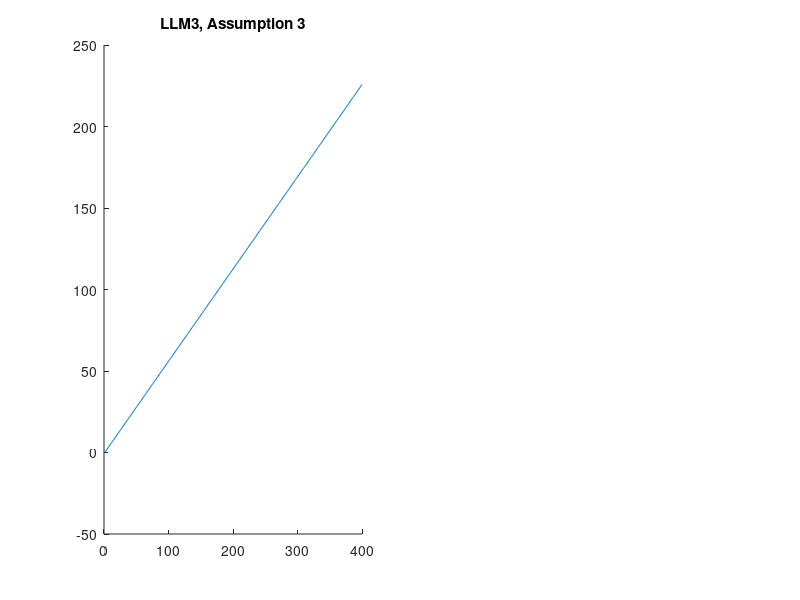

MATLAB code for this plot: (Note: this script raises an error after producing the figure.)
% LLM3 and LLM4

% Calculating Equilibria NPZ Model
% LLM3 and LLM4 ND = 1.5 or 8 or 16; Parameter set I
% Diploma Thesis P.Fuhs (CAU)
% Matlab Student Version V 7.10.0 (R2010a)


clear all;
clc;
clf;

delete('LLM3_diary'); 
diary on;
diary('LLM3_diary');

disp 'Calculation for LLM3 and LLM4'

% how close to zero must an eigenvalue be to consider it zero? 
eig_near_zero = 10^-6;

%how close to zero must a derivative be to consider it zero? 
deriv_near_zero = 0.0001;

exp = 1;
%%%%%%%%%%%%%%%%%%%%%%%%%%%%%%%%%%%%%%%%%%%%%%%%%
% initialize
%%%%%%%%%%%%%%%%%%%%%%%%%%%%%%%%%%%%%%%%%%%%%%%%%

M = NaN(1,400);         % Layer depth from 1 to 400 m, grid = 1m 
for j = 1:400
    M(j)=j;
end; 

% all units as in thesis.
% all domains as in thesis.

% Vector ND values
ND_vector = [1.5, 8, 16];

% Parameter set (experiment I)

mu_par = 2.362;
Phi_P_par = 0.016;
k_par = 0.350;
g_par = 0.743;
eps_par = 3.088;
Phi_Z_par = 0.067;
beta_par = 0.852;
m_r_par = 0.643;
Omega_par = 0.348;
gamma_par = 0.937;

% create helpful result vectors; some of them similar in LLM 3 and 4
% but handled separately for a better overview
% (compare to proof in thesis)

G1_LLM3_vector = NaN(1,400);            G1_LLM4_vector = NaN(1,400);
xi1_LLM3_vector = NaN(1,400);           xi1_LLM4_vector = NaN(1,400);
xi2_LLM3_vector = NaN(1,400);           xi2_LLM4_vector = NaN(1,400);
a1_LLM3_vector = NaN(1,400);            a1_LLM4_vector = NaN(1,400);
b1_LLM3_vector = NaN(1,400);            b1_LLM4_vector = NaN(1,400);
assumption3_LLM3_vector = NaN(1,400);   assumption3_LLM4_vector = NaN(1,400);
N_LLM3_vector = NaN(1,400);             N_LLM4_vector = NaN(1,400);
dotN_LLM3_vector = NaN(1,400);          dotN_LLM4_vector = NaN(1,400);
P_LLM3_vector = NaN(1,400);             P_LLM4_vector = NaN(1,400);
dotP_LLM3_vector = NaN(1,400);          dotP_LLM4_vector = NaN(1,400);
Z_LLM3_vector = NaN(1,400);             Z_LLM4_vector = NaN(1,400);
dotZ_LLM3_vector = NaN(1,400);          dotZ_LLM4_vector = NaN(1,400);
u_LLM3_vector = NaN(1,400);             u_LLM4_vector = NaN(1,400);
G_LLM3_vector = NaN(1,400);             G_LLM4_vector = NaN(1,400);
FN_LLM3_vector = NaN(1,400);            FN_LLM4_vector = NaN(1,400);
stable_LLM3_vector = NaN(1,400);        stable_LLM4_vector = NaN(1,400);

LLM3_countNotifications = 0;
LLM4_countNotifications = 0;

% Create tables with results:
%
% 2 x 3  tables: ND = 1.5,8,16 for LLM3, LLM4
%
% table names: I_NDValue_LLM3_table, e.g.I_8_LLM3_table (same with LLM4)
% 1 in table names refers to ND=1.5
% lines in result matrices:
% line 1: M
% line 2: ND
% line 3: G1
% line 4: xi1
% line 5: xi2
% line 6: a1
% line 7: b1
% line 8: assumption1
% line 9: N
% line 10: dotN
% line 11: P
% line 12: dotP
% line 13: Z
% line 14: dotZ
% line 15: u
% line 16: G
% line 17: FN
% line 18: Stability
%%%%%%%%%%%%%%%%%%%%%%%

I_1_LLM3_table = NaN(18,400);   I_1_LLM4_table = NaN(18,400);
I_8_LLM3_table = NaN(18,400);   I_8_LLM4_table = NaN(18,400);
I_16_LLM3_table = NaN(18,400);  I_16_LLM4_table = NaN(18,400);

% fill in M(j), ND
   
for j = 1:400
    
    I_1_LLM3_table(1,j) = M(j);             I_1_LLM4_table(1,j) = M(j);
    I_1_LLM3_table(2,j) = ND_vector(1);     I_1_LLM4_table(2,j) = ND_vector(1);
    I_8_LLM3_table(1,j) = M(j);             I_8_LLM4_table(1,j) = M(j); 
    I_8_LLM3_table(2,j) = ND_vector(2);     I_8_LLM4_table(2,j) = ND_vector(2);
    I_16_LLM3_table(1,j) = M(j);            I_16_LLM4_table(1,j) = M(j);
    I_16_LLM3_table(2,j) = ND_vector(3);    I_16_LLM4_table(2,j) = ND_vector(3);
    
end; % for j = 1:400 initialize result tables 
            
%%%%%%%%%%%%%%%%%%%%%%%%%%%%%%%%%%%
% calculate
%%%%%%%%%%%%%%%%%%%%%%%%%%%%%%%%%%%
    
for r = 1:3        %loop ND    
    
    if r == 1 
        ND = ND_vector(1);
         
    else         %  r not 1 

        if r == 2
            ND = ND_vector(2);    

        else         %  r not 2
            ND = ND_vector(3);

        end;         %  r = 2
    end;         %  r = 1
     

    % Display value ND
    disp (['LLM_3, ND: ', num2str(ND)]);
    
    for j = 1:400         %  M: layer depth from 1m to 400 m, calculate terms and variables
        
        
        % calculate auxiliary values and P, G (same for LLM3, LLM4)
        
        
        G1_LLM3_vector(j) = (Phi_Z_par*M(j)+m_r_par)/(beta_par*M(j));
        G1_LLM4_vector(j) = (Phi_Z_par*M(j)+m_r_par)/(beta_par*M(j));

        
        assumption3_LLM3_vector(j) = g_par*beta_par*M(j)-Phi_Z_par*M(j)-m_r_par;
        assumption3_LLM4_vector(j) = g_par*beta_par*M(j)-Phi_Z_par*M(j)-m_r_par;

        if assumption3_LLM3_vector(j) <= 0
            disp (['LLM3, ND: ',num2str(ND),' exp: ',num2str(exp),' depth: ',num2str(j),' m, |  Assumption 3 violated ']);            
            LLM3_countNotifications = LLM3_countNotifications + 1;
        end;
        if assumption3_LLM4_vector(j) <= 0
            disp (['LLM4, ND: ',num2str(ND),' exp: ',num2str(exp),' depth: ',num2str(j),' m, |  Assumption 3 violated ']);            
            LLM4_countNotifications = LLM4_countNotifications + 1;
        end;
        
        xi1_LLM3_vector(j) = g_par*G1_LLM3_vector(j)/(eps_par*(g_par-G1_LLM3_vector(j)));
        xi1_LLM4_vector(j) = g_par*G1_LLM4_vector(j)/(eps_par*(g_par-G1_LLM4_vector(j)));
        
        if xi1_LLM3_vector(j) < 0 % comes with violation of assumption 3
            xi1_LLM3_vector(j) = NaN;
            disp (['LLM3, ND: ',num2str(ND),' exp: ',num2str(exp),' depth: ',num2str(j),' m, |  xi1 negative, set to NaN ']);            
            LLM3_countNotifications = LLM3_countNotifications + 1;   
        else 
            P_LLM3_vector(j) = sqrt(xi1_LLM3_vector(j)); 
        end;
        if xi1_LLM4_vector(j) < 0 % comes with violation of assumption 3
            xi1_LLM4_vector(j) = NaN;
            disp (['LLM4, ND: ',num2str(ND),' exp: ',num2str(exp),' depth: ',num2str(j),' m, |  xi1 negative, set to NaN ']);            
            LLM4_countNotifications = LLM4_countNotifications + 1;   
        else 
            P_LLM4_vector(j) = sqrt(xi1_LLM4_vector(j)); 
        end;
       

        G_LLM3_vector(j) = G1_LLM3_vector(j);
        G_LLM4_vector(j) = G1_LLM4_vector(j);

               
        xi2_LLM3_vector(j) = (((1-beta_par)*G1_LLM3_vector(j)+Phi_Z_par)*Omega_par*sqrt(xi1_LLM3_vector(j))/G1_LLM3_vector(j));     %xi1 is greater zero due to ass.1
        xi2_LLM4_vector(j) = (((1-beta_par)*G1_LLM4_vector(j)+Phi_Z_par)*Omega_par*sqrt(xi1_LLM4_vector(j))/G1_LLM4_vector(j));     %xi1 is greater zero due to ass.1

        a1_LLM3_vector(j)= ((M(j)/m_r_par)*(sqrt(xi1_LLM3_vector(j))*(mu_par-gamma_par*Phi_P_par)-xi2_LLM3_vector(j)*(mu_par-Phi_P_par-m_r_par/M(j))+m_r_par/M(j)*(k_par-ND)));
        a1_LLM4_vector(j)= ((M(j)/m_r_par)*(sqrt(xi1_LLM4_vector(j))*(mu_par-gamma_par*Phi_P_par)-xi2_LLM4_vector(j)*(mu_par-Phi_P_par-m_r_par/M(j))+m_r_par/M(j)*(k_par-ND)));

        b1_LLM3_vector(j)= (k_par*M(j)/m_r_par*(-gamma_par*Phi_P_par*sqrt(xi1_LLM3_vector(j))+xi2_LLM3_vector(j)*(Phi_P_par+m_r_par/M(j)))-k_par*ND);
        b1_LLM4_vector(j)= (k_par*M(j)/m_r_par*(-gamma_par*Phi_P_par*sqrt(xi1_LLM4_vector(j))+xi2_LLM4_vector(j)*(Phi_P_par+m_r_par/M(j)))-k_par*ND);

        if b1_LLM3_vector(j) >= 1/4*a1_LLM3_vector(j) 
            LLM3_countNotifications = LLM3_countNotifications +1;
            N_LLM3_vector(j) = NaN;
            disp (['LLM3, ND: ',num2str(ND),' exp: ',num2str(exp),' depth: ',num2str(j),' m, |  Assumption 4 violated ']);            
        end;
        if b1_LLM4_vector(j) >= 1/4*a1_LLM4_vector(j) 
            LLM4_countNotifications = LLM4_countNotifications +1;
            N_LLM4_vector(j) = NaN;
            disp (['LLM4, ND: ',num2str(ND),' exp: ',num2str(exp),' depth: ',num2str(j),' m, |  Assumption 4 violated ']);            
        end;
        
        if a1_LLM3_vector(j) >= 0 
            if b1_LLM3_vector(j) >= 0
                LLM3_countNotifications = LLM3_countNotifications + 1;
                N_LLM3_vector(j) = NaN;
                disp (['LLM4, ND: ',num2str(ND),' exp: ',num2str(exp),' depth: ',num2str(j),' m, |  Assumption 5 violated, ']);            
            end;
        end;
        if a1_LLM4_vector(j) >= 0 
            if b1_LLM4_vector(j) >= 0
                LLM4_countNotifications = LLM4_countNotifications + 1;
                N_LLM4_vector(j) = NaN;
                disp (['LLM4, ND: ',num2str(ND),' exp: ',num2str(exp),' depth: ',num2str(j),' m, |  Assumption 5 violated, ']);            
            end;
        end;
        
        
        % N, u, FN, Z, dotN, dotP, dotZ for LLM3
        N_LLM3_vector(j)= -0.5*a1_LLM3_vector(j)+0.5*sqrt((a1_LLM3_vector(j))^2-4*b1_LLM3_vector(j));
        
        if N_LLM3_vector(j) < 0 
            disp (['LLM3, ND: ',num2str(ND),' exp: ',num2str(exp),' depth: ',num2str(j),' m, |  N is negative ']);           
            LLM3_countNotifications = LLM3_countNotifications + 1;
        end;
        
        if N_LLM3_vector(j) > ND
            disp (['LLM3, ND: ',num2str(ND),' exp: ',num2str(exp),' depth: ',num2str(j),' m, |   N exceeds ND ']);            
            LLM3_countNotifications = LLM3_countNotifications + 1;
        end;
       
        u_LLM3_vector(j) = N_LLM3_vector(j)/(N_LLM3_vector(j)+k_par);
        
        if u_LLM3_vector(j) < 0 
            disp (['LLM3, ND: ',num2str(ND),' exp: ',num2str(exp),' depth: ',num2str(j),' m, |  u negative ']);            
            LLM3_countNotifications = LLM3_countNotifications + 1;
        end;
        
        if u_LLM3_vector(j) >= 1
            disp (['LLM3, ND: ',num2str(ND),' exp: ',num2str(exp),' depth: ',num2str(j),' m, |  u >= 1 ']);            
            LLM3_countNotifications = LLM3_countNotifications + 1;
        end;
        
        FN_LLM3_vector(j) = m_r_par/M(j)*(ND-N_LLM3_vector(j));
        
        if FN_LLM3_vector(j) < 0 
            disp (['LLM3, ND: ',num2str(ND),' exp: ',num2str(exp),' depth: ',num2str(j),' m, |  FN negative ']);            
        end;
        
        if FN_LLM3_vector(j) > 60
            disp (['LLM3, ND: ',num2str(ND),' exp: ',num2str(exp),' depth: ',num2str(j),' m, |  FN too big ']);            
        end;
        
        Z_LLM3_vector(j) = sqrt(xi1_LLM3_vector(j))/G1_LLM3_vector(j)*(mu_par*u_LLM3_vector(j)-Phi_P_par-m_r_par/M(j));
        
        if Z_LLM3_vector(j) < 0 
            disp (['LLM3, ND: ',num2str(ND),' exp: ',num2str(exp),' depth: ',num2str(j),' m, |  Z is negative']);            
           LLM3_countNotifications = LLM3_countNotifications + 1;
        end;
        
        dotN_LLM3_vector(j)= (-mu_par*u_LLM3_vector(j)+gamma_par*Phi_P_par)*P_LLM3_vector(j)+((1-beta_par)*G_LLM3_vector(j)+Phi_Z_par)*Omega_par*Z_LLM3_vector(j)+FN_LLM3_vector(j);

        if  abs(dotN_LLM3_vector(j)) > deriv_near_zero
            disp (['LLM3, ND: ',num2str(ND),' exp: ',num2str(exp),' depth: ',num2str(j),' m, |  N might not be stationary at this depth']);            
            LLM3_countNotifications = LLM3_countNotifications + 1;
        end;        % N not stationary

        dotP_LLM3_vector(j)= (mu_par*u_LLM3_vector(j)-Phi_P_par-m_r_par/M(j))*P_LLM3_vector(j)-G_LLM3_vector(j)*Z_LLM3_vector(j);

        if  abs(dotP_LLM3_vector(j)) > deriv_near_zero
            disp (['LLM3, ND: ',num2str(ND),' exp: ',num2str(exp),' depth: ',num2str(j),' m, | Notification:P might not be stationary at this depth']);            
            LLM3_countNotifications = LLM3_countNotifications + 1;
        end;    % P not stationary

        dotZ_LLM3_vector(j) = (beta_par*G_LLM3_vector(j)-Phi_Z_par-m_r_par/M(j))*Z_LLM3_vector(j);

        if  abs(dotZ_LLM3_vector(j)) > deriv_near_zero
            disp (['LLM3, ND: ',num2str(ND),' exp: ',num2str(exp),' depth: ',num2str(j),' m, |  Z might not be stationary at this depth']);            
            LLM3_countNotifications = LLM3_countNotifications + 1;
        end;     % Z not stationary
        
        % stability 
                % stable? J1 - J9 Jacobian matrix entries 

                J1 = -mu_par*(k_par/((k_par+N_LLM3_vector(j))^2))*P_LLM3_vector(j)-m_r_par/M(j);
                J2 = (-mu_par*u_LLM3_vector(j)+gamma_par*Phi_P_par)+(1-beta_par)*((2*g_par^2*eps_par*P_LLM3_vector(j))/((g_par+eps_par*(P_LLM3_vector(j))^2)^2))*Omega_par*Z_LLM3_vector(j);
                J3 = ((1-beta_par)*G_LLM3_vector(j)+Phi_Z_par)*Omega_par; 
                J4 = mu_par*(k_par/((k_par+N_LLM3_vector(j))^2))*P_LLM3_vector(j);
                J5 = mu_par*u_LLM3_vector(j)-Phi_P_par-m_r_par/M(j)-((2*g_par^2*eps*P_LLM3_vector(j))/((g_par+eps_par*(P_LLM3_vector(j))^2)^2))*Z_LLM3_vector(j);
                J6 = -G_LLM3_vector(j);
                J7 = 0;
                J8 = beta_par*((2*g_par^2*eps*P_LLM3_vector(j))/(((g_par+eps_par*(P_LLM3_vector(j))^2)^2)))*Z_LLM3_vector(j);
                J9 = beta_par*G_LLM3_vector(j)-Phi_Z_par-m_r_par/M(j);

                %Jacobian matrix
                Jac = [J1 J2 J3; J4 J5 J6; J7 J8 J9];

                % Eigen values of J: check on NaN entries first
                
                badentry = 0;
               
                for rowJac = 1:3
                    for columnJac = 1:3
                        entryJac = isnan(Jac(rowJac,columnJac));
                        if entryJac == 1
                           badentry = 1; 
                        end;
                    end;
                end;
                
                if badentry == 1 
                    lambda = [NaN; NaN; NaN];
                else
                    lambda = eig(Jac);
                end;

                % test eigenvalues if equilibrium is stable. 2 is default 
                % value for "not yet tested" 
                
                if badentry == 0
                stable_LLM3_vector(j) = 2;

                    for lam = 1:3
                        if abs(real(lambda(lam))) < eig_near_zero
                            stable_LLM3_vector(j) = 0;     % no conclusion possible
                        end;
                    end;
                
                    if stable_LLM3_vector(j) == 2
                       for lamb = 1:3 
                           if real(lambda(lamb)) > 0 
                               stable_LLM3_vector(j)= 1;      % unstable 
                           end;
                       end;
                    end;

                    if stable_LLM3_vector(j) == 2
                       stable_LLM3_vector(j) = -1;             % stable
                    end;
                end;

        % calculate N, u, FN, Z, dotN, dotP, dotZ for LLM4 
        
       
        N_LLM4_vector(j)= -0.5*a1_LLM3_vector(j)-0.5*sqrt((a1_LLM3_vector(j))^2-4*b1_LLM3_vector(j));
        
        if N_LLM4_vector(j) < 0 
            disp (['LLM4, ND: ',num2str(ND),' exp: ',num2str(exp),' depth: ',num2str(j),' m, |  N is negative']);            
            LLM4_countNotifications = LLM4_countNotifications + 1;
        end;
        
        u_LLM4_vector(j) = N_LLM4_vector(j)/(N_LLM4_vector(j)+k_par);
        
        if u_LLM4_vector(j) < 0 
            disp (['LLM4, ND: ',num2str(ND),' exp: ',num2str(exp),' depth: ',num2str(j),' m, |  u negative']);            
            LLM4_countNotifications = LLM4_countNotifications + 1;
        end;
        
        if u_LLM4_vector(j) >= 1
            disp (['LLM4, ND: ',num2str(ND),' exp: ',num2str(exp),' depth: ',num2str(j),' m, |  u >= 1']);            
            LLM4_countNotifications = LLM4_countNotifications + 1;
        end;
        
        FN_LLM4_vector(j) = m_r_par/M(j)*(ND-N_LLM4_vector(j));
        
        if FN_LLM4_vector(j) < 0
            disp (['LLM4, ND: ',num2str(ND),' exp: ',num2str(exp),' depth: ',num2str(j),' m, | FN negative']);            
        end;
        
        if FN_LLM4_vector(j) > 60
            disp (['LLM4, ND: ',num2str(ND),' exp: ',num2str(exp),' depth: ',num2str(j),' m, | FN too big']);            
        end;
        
         Z_LLM4_vector(j) = beta_par*M(j)/(Phi_Z_par*M(j)+m_r_par)*(mu_par*u_LLM4_vector(j)-Phi_P_par-m_r_par/M(j))*sqrt(g_par*(Phi_Z_par*M(j)+m_r_par)/(eps_par*(g_par*beta_par*M(j)-Phi_Z_par*M(j)-m_r_par)));
        
        if Z_LLM4_vector(j) < 0 
            disp (['LLM4, ND: ',num2str(ND),' exp: ',num2str(exp),' depth: ',num2str(j),' m, | Z is negative']);            
            LLM4_countNotifications = LLM4_countNotifications + 1;
        end;
        
        dotN_LLM4_vector(j)= (-mu_par*u_LLM4_vector(j)+gamma_par*Phi_P_par)*P_LLM4_vector(j)+((1-beta_par)*G_LLM4_vector(j)+Phi_Z_par)*Omega_par*Z_LLM4_vector(j)+FN_LLM4_vector(j);

        if  abs(dotN_LLM4_vector(j)) > deriv_near_zero
            disp (['LLM4, ND: ',num2str(ND),' exp: ',num2str(exp),' depth: ',num2str(j),' m, | N might be not stationary at this depth']);            
            LLM4_countNotifications = LLM4_countNotifications + 1;
        end;        % N not stationary

        dotP_LLM4_vector(j)= (mu_par*u_LLM4_vector(j)-Phi_P_par-m_r_par/M(j))*P_LLM4_vector(j)-G_LLM4_vector(j)*Z_LLM4_vector(j);

        if  abs(dotP_LLM4_vector(j)) > deriv_near_zero
            disp (['LLM4, ND: ',num2str(ND),' exp: ',num2str(exp),' depth: ',num2str(j),' m, | P might be not stationary at this depth']);            
            LLM4_countNotifications = LLM4_countNotifications + 1;
        end;    % P not stationary

        dotZ_LLM4_vector(j) = (beta_par*G_LLM4_vector(j)-Phi_Z_par-m_r_par/M(j))*Z_LLM4_vector(j);

        if  abs(dotZ_LLM4_vector(j)) > deriv_near_zero
            disp (['LLM4, ND: ',num2str(ND),' exp: ',num2str(exp),' depth: ',num2str(j),' m, |  Z might not be stationary at this depth']);            
            LLM4_countNotifications = LLM4_countNotifications + 1;
        end;     % Z not stationary

        % stability 
                % stable? J1 - J9 Jacobian matrix entries 

                J1 = -mu_par*(k_par/((k_par+N_LLM3_vector(j))^2))*P_LLM3_vector(j)-m_r_par/M(j);
                J2 = (-mu_par*u_LLM3_vector(j)+gamma_par*Phi_P_par)+(1-beta_par)*((2*g_par^2*eps_par*P_LLM3_vector(j))/((g_par+eps_par*(P_LLM3_vector(j))^2)^2))*Omega_par*Z_LLM3_vector(j);
                J3 = ((1-beta_par)*G_LLM3_vector(j)+Phi_Z_par)*Omega_par; 
                J4 = mu_par*(k_par/((k_par+N_LLM3_vector(j))^2))*P_LLM3_vector(j);
                J5 = mu_par*u_LLM3_vector(j)-Phi_P_par-m_r_par/M(j)-((2*g_par^2*eps*P_LLM3_vector(j))/((g_par+eps_par*(P_LLM3_vector(j))^2)^2))*Z_LLM3_vector(j);
                J6 = -G_LLM3_vector(j);
                J7 = 0;
                J8 = beta_par*((2*g_par^2*eps*P_LLM3_vector(j))/(((g_par+eps_par*(P_LLM3_vector(j))^2)^2)))*Z_LLM3_vector(j);
                J9 = beta_par*G_LLM3_vector(j)-Phi_Z_par-m_r_par/M(j);


                %Jacobian matrix
                Jac = [J1 J2 J3; J4 J5 J6; J7 J8 J9];

                % Eigen values of J: check on NaN entries first
                
                badentry = 0;
               
                for rowJac = 1:3
                    for columnJac = 1:3
                        entryJac = isnan(Jac(rowJac,columnJac));
                        if entryJac == 1
                           badentry = 1; 
                        end;
                    end;
                end;
                
                if badentry == 1 
                    lambda = [NaN; NaN; NaN];
                else
                    lambda = eig(Jac);
                end;

                % test eigenvalues if equilibrium is stable. 2 is default 
                % value for "not yet tested" 
                
                
                if badentry == 0
                    stable_LLM4_vector(j) = 2;
                    for lam = 1:3
                        if abs(real(lambda(lam))) < eig_near_zero
                            stable_LLM4_vector(j) = 0;     % no conclusion possible
                        end;
                    end;
                
                    if stable_LLM4_vector(j) == 2
                       for lamb = 1:3 
                           if real(lambda(lamb)) > 0 
                               stable_LLM4_vector(j)= 1;      % unstable 
                           end;
                       end;
                    end;

                    if stable_LLM4_vector(j) == 2
                       stable_LLM4_vector(j) = -1;             % stable
                    end;
                end;
     if ND == ND_vector(1)

                    I_1_LLM3_table(3,j) = G1_LLM3_vector(j);
                    I_1_LLM3_table(4,j) = xi1_LLM3_vector(j);
                    I_1_LLM3_table(5,j) = xi2_LLM3_vector(j);
                    I_1_LLM3_table(6,j) = a1_LLM3_vector(j);
                    I_1_LLM3_table(7,j) = b1_LLM3_vector(j);
                    I_1_LLM3_table(8,j) = assumption3_LLM3_vector(j);                        
                    I_1_LLM3_table(9,j) = N_LLM3_vector(j);
                    I_1_LLM3_table(10,j) = dotN_LLM3_vector(j);
                    I_1_LLM3_table(11,j) = P_LLM3_vector(j);
                    I_1_LLM3_table(12,j) = dotP_LLM3_vector(j);
                    I_1_LLM3_table(13,j) = Z_LLM3_vector(j);
                    I_1_LLM3_table(14,j) = dotZ_LLM3_vector(j);
                    I_1_LLM3_table(15,j) = u_LLM3_vector(j);
                    I_1_LLM3_table(16,j) = G_LLM3_vector(j);
                    I_1_LLM3_table(17,j) = FN_LLM3_vector(j);
                    I_1_LLM3_table(18,j) = stable_LLM3_vector(j);
                    
                    I_1_LLM4_table(3,j) = G1_LLM4_vector(j);
                    I_1_LLM4_table(4,j) = xi1_LLM4_vector(j);
                    I_1_LLM4_table(5,j) = xi2_LLM4_vector(j);
                    I_1_LLM4_table(6,j) = a1_LLM4_vector(j);
                    I_1_LLM4_table(7,j) = b1_LLM4_vector(j);
                    I_1_LLM4_table(8,j) = assumption3_LLM4_vector(j);                        
                    I_1_LLM4_table(9,j) = N_LLM4_vector(j);
                    I_1_LLM4_table(10,j) = dotN_LLM4_vector(j);
                    I_1_LLM4_table(11,j) = P_LLM4_vector(j);
                    I_1_LLM4_table(12,j) = dotP_LLM4_vector(j);
                    I_1_LLM4_table(13,j) = Z_LLM4_vector(j);
                    I_1_LLM4_table(14,j) = dotZ_LLM4_vector(j);
                    I_1_LLM4_table(15,j) = u_LLM4_vector(j);
                    I_1_LLM4_table(16,j) = G_LLM4_vector(j);
                    I_1_LLM4_table(17,j) = FN_LLM4_vector(j);
                    I_1_LLM3_table(18,j) = stable_LLM4_vector(j);


       else
           if ND == ND_vector(2)

                    I_8_LLM3_table(3,j) = G1_LLM3_vector(j);
                    I_8_LLM3_table(4,j) = xi1_LLM3_vector(j);
                    I_8_LLM3_table(5,j) = xi2_LLM3_vector(j);
                    I_8_LLM3_table(6,j) = a1_LLM3_vector(j);
                    I_8_LLM3_table(7,j) = b1_LLM3_vector(j);
                    I_8_LLM3_table(8,j) = assumption3_LLM3_vector(j);                        
                    I_8_LLM3_table(9,j) = N_LLM3_vector(j);
                    I_8_LLM3_table(10,j) = dotN_LLM3_vector(j);
                    I_8_LLM3_table(11,j) = P_LLM3_vector(j);
                    I_8_LLM3_table(12,j) = dotP_LLM3_vector(j);
                    I_8_LLM3_table(13,j) = Z_LLM3_vector(j);
                    I_8_LLM3_table(14,j) = dotZ_LLM3_vector(j);
                    I_8_LLM3_table(15,j) = u_LLM3_vector(j);
                    I_8_LLM3_table(16,j) = G_LLM3_vector(j);
                    I_8_LLM3_table(17,j) = FN_LLM3_vector(j);
                    I_8_LLM3_table(18,j) = stable_LLM3_vector(j);

                    I_8_LLM4_table(3,j) = G1_LLM4_vector(j);
                    I_8_LLM4_table(4,j) = xi1_LLM4_vector(j);
                    I_8_LLM4_table(5,j) = xi2_LLM4_vector(j);
                    I_8_LLM4_table(6,j) = a1_LLM4_vector(j);
                    I_8_LLM4_table(7,j) = b1_LLM4_vector(j);
                    I_8_LLM4_table(8,j) = assumption3_LLM4_vector(j);                        
                    I_8_LLM4_table(9,j) = N_LLM4_vector(j);
                    I_8_LLM4_table(10,j) = dotN_LLM4_vector(j);
                    I_8_LLM4_table(11,j) = P_LLM4_vector(j);
                    I_8_LLM4_table(12,j) = dotP_LLM4_vector(j);
                    I_8_LLM4_table(13,j) = Z_LLM4_vector(j);
                    I_8_LLM4_table(14,j) = dotZ_LLM4_vector(j);
                    I_8_LLM4_table(15,j) = u_LLM4_vector(j);
                    I_8_LLM4_table(16,j) = G_LLM4_vector(j);
                    I_8_LLM4_table(17,j) = FN_LLM4_vector(j);
                    I_8_LLM4_table(18,j) = stable_LLM4_vector(j);

           else         %  ND==3                       

                    I_1_LLM3_table(3,j) = G1_LLM3_vector(j);
                    I_16_LLM3_table(4,j) = xi1_LLM3_vector(j);
                    I_16_LLM3_table(5,j) = xi2_LLM3_vector(j);
                    I_16_LLM3_table(6,j) = a1_LLM3_vector(j);
                    I_16_LLM3_table(7,j) = b1_LLM3_vector(j);
                    I_16_LLM3_table(8,j) = assumption3_LLM3_vector(j);                        
                    I_16_LLM3_table(9,j) = N_LLM3_vector(j);
                    I_16_LLM3_table(10,j) = dotN_LLM3_vector(j);
                    I_16_LLM3_table(11,j) = P_LLM3_vector(j);
                    I_16_LLM3_table(12,j) = dotP_LLM3_vector(j);
                    I_16_LLM3_table(13,j) = Z_LLM3_vector(j);
                    I_16_LLM3_table(14,j) = dotZ_LLM3_vector(j);
                    I_16_LLM3_table(15,j) = u_LLM3_vector(j);
                    I_16_LLM3_table(16,j) = G_LLM3_vector(j);
                    I_16_LLM3_table(17,j) = FN_LLM3_vector(j);
                    I_16_LLM3_table(18,j) = stable_LLM3_vector(j);

                    
                    I_1_LLM4_table(3,j) = G1_LLM4_vector(j);
                    I_16_LLM4_table(4,j) = xi1_LLM4_vector(j);
                    I_16_LLM4_table(5,j) = xi2_LLM4_vector(j);
                    I_16_LLM4_table(6,j) = a1_LLM4_vector(j);
                    I_16_LLM4_table(7,j) = b1_LLM4_vector(j);
                    I_16_LLM4_table(8,j) = assumption3_LLM4_vector(j);                        
                    I_16_LLM4_table(9,j) = N_LLM4_vector(j);
                    I_16_LLM4_table(10,j) = dotN_LLM4_vector(j);
                    I_16_LLM4_table(11,j) = P_LLM4_vector(j);
                    I_16_LLM4_table(12,j) = dotP_LLM4_vector(j);
                    I_16_LLM4_table(13,j) = Z_LLM4_vector(j);
                    I_16_LLM4_table(14,j) = dotZ_LLM4_vector(j);
                    I_16_LLM4_table(15,j) = u_LLM4_vector(j);
                    I_16_LLM4_table(16,j) = G_LLM4_vector(j);
                    I_16_LLM4_table(17,j) = FN_LLM4_vector(j);
                    I_16_LLM4_table(18,j) = stable_LLM4_vector(j);

           end;         %  if ND=2
      end;         %  if ND=1
      
    end;     % j = 1:400      % loop ND
end;

disp ('Notifications regarding LLM3: ')
disp (LLM3_countNotifications);
disp ('Notifications regarding LLM4: ')
disp (LLM4_countNotifications);
disp 'ready';
diary off;

figure(1)

subplot(1,2,1)
hold on;
plot(I_1_LLM3_table(1,:),I_1_LLM3_table(8,:)); 
title('LLM3, Assumption 3');
refline(0,0);
xlabel('M');
xlim([1,400]);
ylabel('Assumption 3');

subplot(1,2,2)
hold on;
plot(I_1_LLM3_table(1,:),I_1_LLM3_table(8,:)); 
scatter(I_1_LLM3_table(1,:),I_1_LLM3_table(8,:),'r'); 
title('LLM3, Assumption 3, Detail');
xlim([1,3]);
refline(0,0);
ylim([-0.2,1.1]);
xlabel('M');
ylabel('Assumption 3');

figure(2)

subplot(3,2,1)
hold on;
plot(I_1_LLM3_table(1,:),I_1_LLM3_table(9,:),'b'); 
plot(I_8_LLM3_table(1,:),I_8_LLM3_table(9,:),'r'); 
plot(I_16_LLM3_table(1,:),I_16_LLM3_table(9,:),'g'); 
title('LLM3, N');
xlabel('M');
xlim([1,400]);
ylabel('N');
legend('N_D = 1.5','N_D = 8','N_D = 16');

subplot(3,2,2)
hold on;
plot(I_1_LLM3_table(1,:),I_1_LLM3_table(9,:),'b'); 
plot(I_8_LLM3_table(1,:),I_8_LLM3_table(9,:),'r'); 
plot(I_16_LLM3_table(1,:),I_16_LLM3_table(9,:),'g'); 
title('LLM3, N, Detail');
xlim([0,10]);
ylim([0,12.1]);
xlabel('M');
ylabel('N');

subplot(3,2,3)
hold on;
plot(I_1_LLM3_table(1,:),I_1_LLM3_table(11,:),'b'); 
title('LLM3, P');
xlabel('M');
xlim([1,400]);
ylabel('P');

subplot(3,2,4)
hold on;
plot(I_1_LLM3_table(1,:),I_1_LLM3_table(11,:),'b'); 
title('LLM3, P, Detail');
xlim([0,50]);
xlabel('M');
ylabel('P');

subplot(3,2,5)
hold on;
plot(I_1_LLM3_table(1,:),I_1_LLM3_table(13,:),'b'); 
plot(I_8_LLM3_table(1,:),I_8_LLM3_table(13,:),'r'); 
plot(I_16_LLM3_table(1,:),I_16_LLM3_table(13,:),'g'); 
title('LLM3, Z');
xlabel('M');
xlim([1,400]);
ylabel('Z');

subplot(3,2,6)
hold on;
plot(I_1_LLM3_table(1,:),I_1_LLM3_table(13,:),'b'); 
plot(I_8_LLM3_table(1,:),I_8_LLM3_table(13,:),'r'); 
plot(I_16_LLM3_table(1,:),I_16_LLM3_table(13,:),'g'); 
title('LLM3, Z, Detail');
xlim([1,100]);
xlabel('M');
ylabel('Z');

figure(3)
subplot(3,2,1)
hold on; 
plot(I_1_LLM3_table(1,:),I_1_LLM3_table(9,:),'b');
plot(I_1_LLM3_table(1,:),I_1_LLM3_table(11,:),'r');
plot(I_1_LLM3_table(1,:),I_1_LLM3_table(13,:),'g');
title('LLM3, ND=1.5, N,P,Z on M');
xlabel('M');
xlim([1,400]);
ylabel('N,P,Z');

subplot(3,2,2)
hold on; 
plot(I_1_LLM3_table(1,:),I_1_LLM3_table(9,:),'b');
plot(I_1_LLM3_table(1,:),I_1_LLM3_table(11,:),'r');
plot(I_1_LLM3_table(1,:),I_1_LLM3_table(13,:),'g');
title('LLM3, ND=1.5, N,P,Z, Detail');
xlabel('M');
xlim([1,30]);
ylabel('N,P,Z');
ylim([0,0.75]);

subplot(3,2,3)
hold on; 
plot(I_8_LLM3_table(1,:),I_8_LLM3_table(9,:),'b');
plot(I_8_LLM3_table(1,:),I_8_LLM3_table(11,:),'r');
plot(I_8_LLM3_table(1,:),I_8_LLM3_table(13,:),'g');
title('LLM3, ND=8, N,P,Z');
xlabel('M');
xlim([1,400]);
ylabel('N,P,Z');

subplot(3,2,4)
hold on; 
plot(I_8_LLM3_table(1,:),I_8_LLM3_table(9,:),'b');
plot(I_8_LLM3_table(1,:),I_8_LLM3_table(11,:),'r');
plot(I_8_LLM3_table(1,:),I_8_LLM3_table(13,:),'g');
title('LLM3, ND=8, N,P,Z on M, Detail');
xlabel('M');
xlim([1,30]);
ylabel('N,P,Z');
ylim([0,5]);

subplot(3,2,5)
hold on; 
plot(I_16_LLM3_table(1,:),I_16_LLM3_table(9,:),'b');
plot(I_16_LLM3_table(1,:),I_16_LLM3_table(11,:),'r');
plot(I_16_LLM3_table(1,:),I_16_LLM3_table(13,:),'g');
title('LLM3, ND=16, N,P,Z on M');
xlabel('M');
xlim([1,400]);
ylabel('N,P,Z');
legend('N','P', 'Z');

subplot(3,2,6)
hold on; 
plot(I_16_LLM3_table(1,:),I_16_LLM3_table(9,:),'b');
plot(I_16_LLM3_table(1,:),I_16_LLM3_table(11,:),'r');
plot(I_16_LLM3_table(1,:),I_16_LLM3_table(13,:),'g');
title('LLM3, ND=16, N,P,Z on M, Detail');
xlabel('M');
xlim([1,30]);
ylabel('N,P,Z')
ylim([0,13]);

figure(4)

subplot(1,3,1)
scatter(I_1_LLM3_table(1,:),I_1_LLM3_table(18,:),'r');
title('LLM3, Exp.1, ND=1.5, Stability');
xlabel('M');
xlim([1,400]);
ylim([-1.2,1.2]);
ylabel('Stability');

subplot(1,3,2)
scatter(I_8_LLM3_table(1,:),I_8_LLM3_table(18,:),'r');
title('LLM3, Exp.1, ND=8, Stability');
xlabel('M');
xlim([1,400]);
ylim([-1.2,1.2]);
ylabel('Stability');

subplot(1,3,3)
scatter(I_16_LLM3_table(1,:),I_16_LLM3_table(18,:),'r');
title('LLM3, Exp.1, ND=16, Stability');
xlabel('M');
xlim([1,400]);
ylim([-1.2,1.2]);
ylabel('Stability');

% subplot(2,3,4)
% scatter(I_1_LLM4_table(1,:),I_1_LLM4_table(18,:));
% title('LLM4, Exp.1, ND=1.5, Stability');
% xlabel('M');
% ylim([-2,2]);
% ylabel('Stability');

% subplot(2,3,5)
% scatter(I_8_LLM4_table(1,:),I_8_LLM4_table(18,:),'r');
% title('LLM4, Exp.1, ND=8, Stability');
% xlabel('M');
% ylim([-2,2]);
% ylabel('Stability');
% 
% subplot(2,3,6)
% scatter(I_16_LLM4_table(1,:),I_16_LLM4_table(18,:),'r');
% title('LLM4, Exp.1, ND=16, Stability');
% xlabel('M');
% ylim([-2,2]);
% ylabel('Stability');
